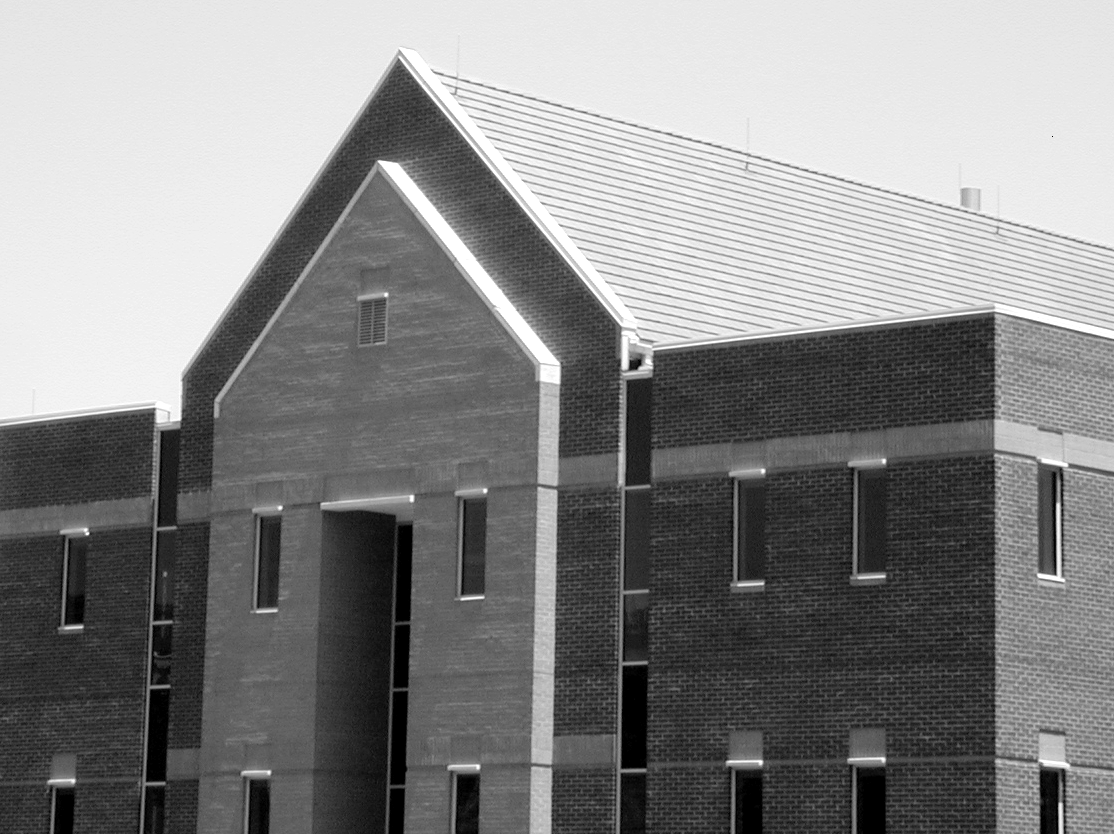
#> input picture boob/house.png, 1114 x 834 px
$ jupyter execute 8thDCT.ipynb
#> lines starting #> are read from the running program, lines starting #| are printed output that depends on the picture
[cell 1]
#Yes, this code is a manual implementation of JPEG-like image compression and decompression using DCT on 8*8  image
import numpy as np

I = np.array([154, 123, 123, 123, 123, 123, 123, 136, 192, 180, 136, 154, 154, 154, 136, 110, 254, 198, 154, 154, 180, 154, 123, 123, 239, 180, 136, 180, 180, 166, 123, 123, 180, 154, 136, 167, 166, 149, 136, 136, 128, 136, 123, 136, 154, 180, 198, 154, 123, 105, 110, 149, 136, 136, 180, 166, 110, 136, 123, 123, 123, 136, 154, 136])

#JPEG compression shifts the pixel values from [0, 255] to [-128, 127] for better DCT performance.
M = I - 128
T = np.zeros((8, 8))

for i in range(8):
    for j in range(8):
        if i == 0:
            T[i, j] = np.sqrt(1/8)
        else:
            T[i, j] = np.sqrt(2/8) * np.cos(((2*j)+1)*i*np.pi/16)

D = np.dot(np.dot(T, M.reshape((8, 8))), T.T)
#Applies 2D DCT: D = T × M × Tᵀ
#cinvert spatial domain M to frequency domain F
#ha standard matrix ahe q
Q = np.array([16, 11, 10, 16, 24, 40, 51, 61, 12, 12, 14, 19, 26, 58, 60, 55, 14, 13, 16, 24, 40, 57, 69, 56, 14, 17, 22, 29, 51, 87, 80, 62, 18, 22, 37, 56, 68, 109, 103, 77, 24, 35, 55, 64, 81, 104, 113, 92, 49, 64, 78, 87, 103, 121, 120, 101, 72, 92, 95, 98, 112, 100, 103, 99])
#JPEG uses a quantization matrix to reduce precision of DCT coefficients.
#The Q matrix is an 8×8 standard JPEG quantization matrix for luminance (brightness). It is used during the compression stage of JPEG encoding to reduce less important frequency components—especially higher-frequency ones which the human eye is less sensitive to.
Q = Q.reshape((8, 8))
C = np.round(D/Q)
#the Q matrix is used to divide each DCT coefficient this above step is used to reduces the precision of higher-frequency components
R = Q*C
#Approximates original DCT coefficients by multiplying back with Q.
N = np.round(np.dot(np.dot(T.T, R), T) + 128)
#Applies Inverse DCT: Tᵀ × R × T + 128
#convert again frequency domain to spatial domain

print("M",M)
print("\n")

print("Q",Q)
print("\n")

print("D",D)
print("\n")

print("C",C)
print("\n")

print("R",R)
print("\n")

print("I: ", I)
print("\n")

print("N: ", N)


#--------------------------------------------------------------------------------------------

[cell 2]
import cv2                      # OpenCV for image reading and DCT
import numpy as np              # NumPy for array operations
import matplotlib.pyplot as plt # Matplotlib for image visualization

# Load the image in grayscale mode
img = cv2.imread("house.png", cv2.IMREAD_GRAYSCALE)
#> img is the input picture: shape (834, 1114); min 0, max 255, mean 133.3

# Check if the image was loaded successfully
if img is None:
    print("Error: Could not load image.")
else:
    # Get original image dimensions
    x, y = img.shape
#> x = 834; y = 1114

    # Calculate required padding so dimensions become a multiple of 8
    pad_x = (8 - x % 8) % 8
#> pad_x = 6
    pad_y = (8 - y % 8) % 8
#> pad_y = 6

    # Pad the image with zeros if needed
    padded_img = np.pad(img, ((0, pad_x), (0, pad_y)), mode='constant', constant_values=0)
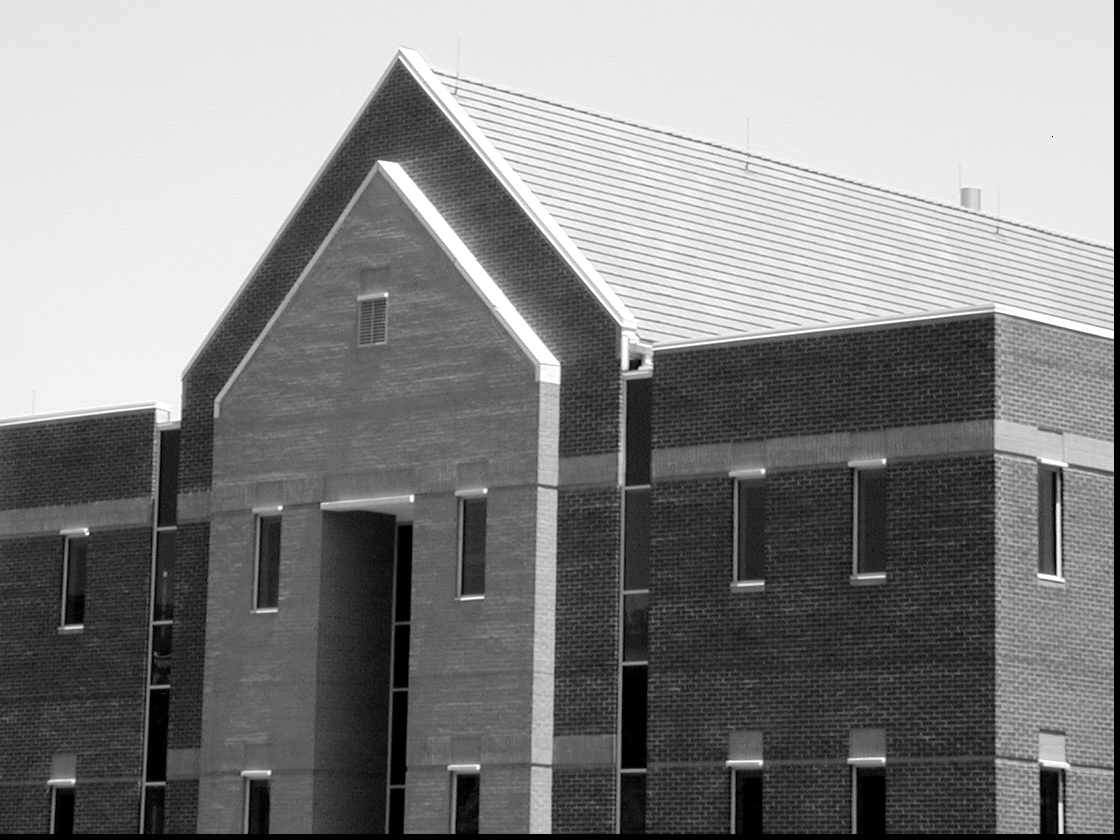
#> padded_img: shape (840, 1120); min 0, max 255, mean 131.6

    # Convert image to float32 for DCT computation and center pixel values around zero
    padded_img = padded_img.astype(np.float32)

    # Update dimensions after padding
    x, y = padded_img.shape
#> x = 840; y = 1120

    # Initialize empty array to store DCT-transformed values
    dct_transformed = np.zeros_like(padded_img)

    # Set block size (8x8) as per JPEG standard
    block_size = 8

    # Loop over the image in 8x8 blocks and apply DCT
    for i in range(0, x, block_size):
        for j in range(0, y, block_size):
            # Extract 8x8 block
            block = padded_img[i:i+block_size, j:j+block_size]

            # Apply DCT after centering values by subtracting 128
            dct_block = cv2.dct(block - 128)

            # Store the DCT block back in the output image
            dct_transformed[i:i+block_size, j:j+block_size] = dct_block
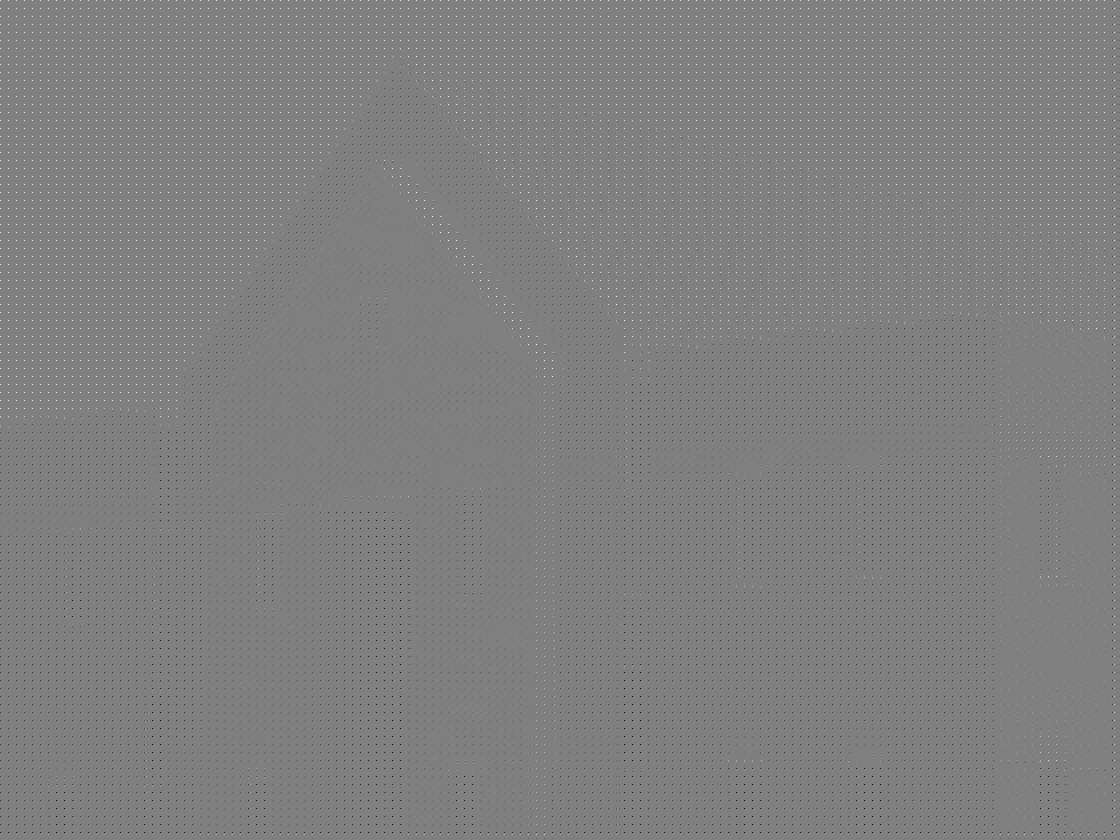
#> dct_transformed: shape (840, 1120) float32; min -1024, max 1016, mean 0.6; drawn with min black and max white

    # Define the standard JPEG quantization matrix for luminance
    Q = np.array([
        [16,11,10,16,24,40,51,61],
        [12,12,14,19,26,58,60,55],
        [14,13,16,24,40,57,69,56],
        [14,17,22,29,51,87,80,62],
        [18,22,37,56,68,109,103,77],
        [24,35,55,64,81,104,113,92],
        [49,64,78,87,103,121,120,101],
        [72,92,95,98,112,100,103,99]
    ], dtype=np.float32)

    # Initialize array to store quantized DCT coefficients
    quantized_dct = np.zeros_like(dct_transformed)

    # Loop again over 8x8 blocks to perform quantization
    for i in range(0, x, block_size):
        for j in range(0, y, block_size):
            # Extract 8x8 DCT block
            block = dct_transformed[i:i+block_size, j:j+block_size]

            # Quantize by dividing with Q and rounding
            quantized_block = np.round(block / Q)

            # Store quantized block
            quantized_dct[i:i+block_size, j:j+block_size] = quantized_block

    # Plot original image
    plt.figure(figsize=(15, 5))

    plt.subplot(1, 3, 1)
    plt.imshow(img, cmap='gray')
    plt.title("Original Image")
    plt.axis('off')

    # Plot DCT-transformed image (log-scaled for better visibility)
    plt.subplot(1, 3, 2)
    plt.imshow(np.log(np.abs(dct_transformed) + 1), cmap='gray')
    plt.title("DCT Transformed")
    plt.axis('off')

    # Plot Quantized DCT image (also log-scaled)
    plt.subplot(1, 3, 3)
    plt.imshow(np.log(np.abs(quantized_dct) + 1), cmap='gray')
    plt.title("Quantized DCT")
    plt.axis('off')

    plt.tight_layout()
    plt.show()
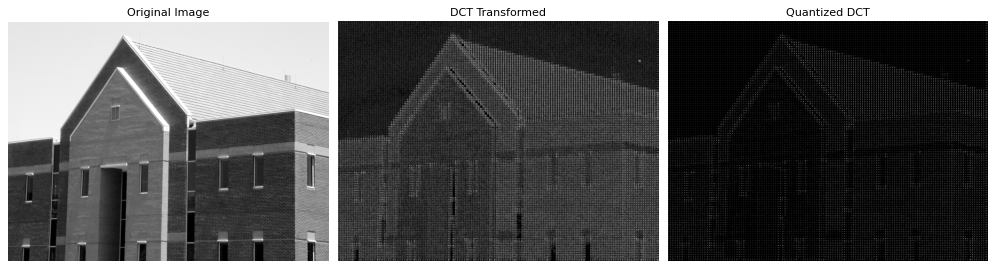
#> figure drawn by matplotlib, 3 panels

#--------------------------------------------------------------------------------------------

[cell 3]
# Initialize array to store dequantized DCT coefficients
dequantized_dct = np.zeros((x, y), dtype=np.float32)

# Loop through image in 8x8 blocks to perform dequantization
for i in range(0, x, block_size):
    for j in range(0, y, block_size):
        # Multiply each quantized coefficient with the quantization matrix Q
        dequantized_dct[i:i+block_size, j:j+block_size] = (
            quantized_dct[i:i+block_size, j:j+block_size] * Q
        )

# Initialize an array to store the reconstructed image after inverse DCT
reconstructed_image = np.zeros((x, y), dtype=np.float32)

# Apply Inverse DCT block by block
for i in range(0, x, block_size):
    for j in range(0, y, block_size):
        # Perform IDCT and re-add the 128 offset that was subtracted earlier
        block = dequantized_dct[i:i+block_size, j:j+block_size]
        reconstructed_block = cv2.idct(block) + 128
        reconstructed_image[i:i+block_size, j:j+block_size] = reconstructed_block
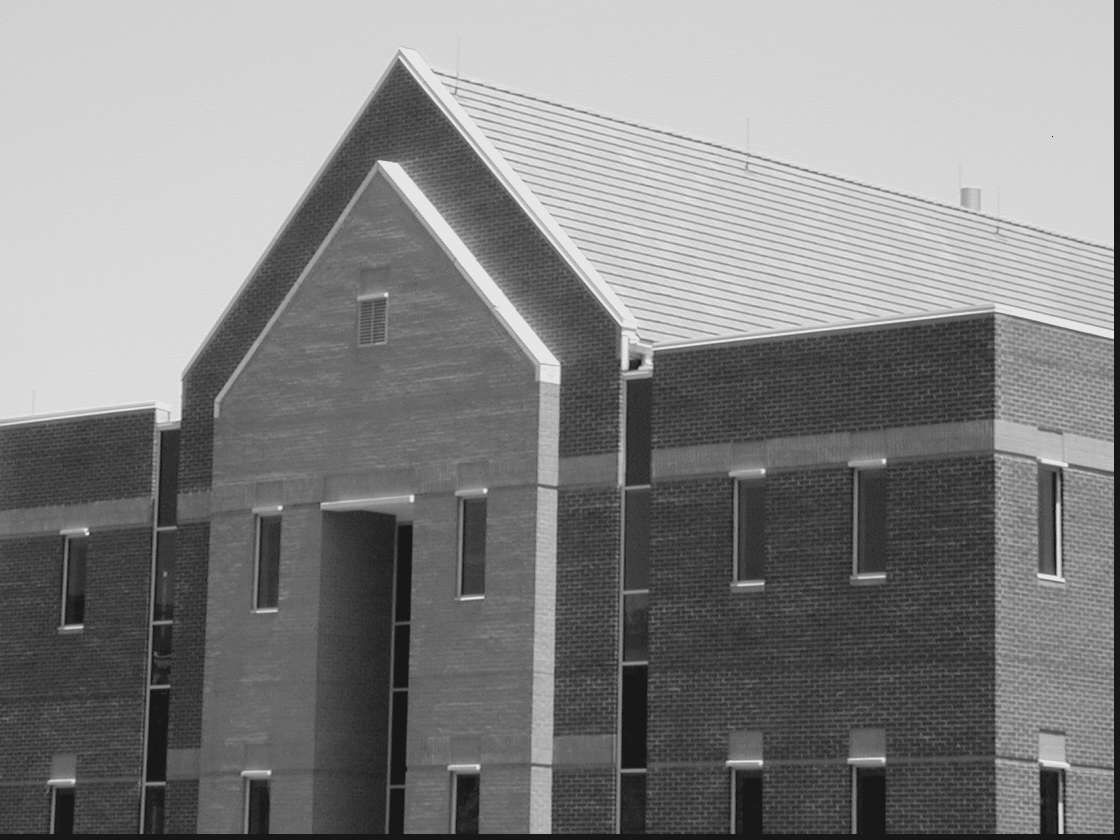
#> reconstructed_image: shape (840, 1120) float32; min -29.69, max 285.5, mean 131.6; drawn with min black and max white

# Clip values to valid pixel range [0, 255] and convert to uint8
reconstructed_image = np.clip(reconstructed_image, 0, 255).astype(np.uint8)

# Plotting the original, quantized DCT, and reconstructed images
import matplotlib.pyplot as plt

plt.figure(figsize=(15, 5))

plt.subplot(1, 3, 1)
plt.imshow(img, cmap="gray")
plt.title("Original Image")
plt.axis('off')

plt.subplot(1, 3, 2)
plt.imshow(np.log(np.abs(quantized_dct) + 1), cmap="gray")
plt.title("Quantized DCT (Log Scaled)")
plt.axis('off')

plt.subplot(1, 3, 3)
plt.imshow(reconstructed_image, cmap="gray")
plt.title("Reconstructed Image (IDCT)")
plt.axis('off')

plt.tight_layout()
plt.show()
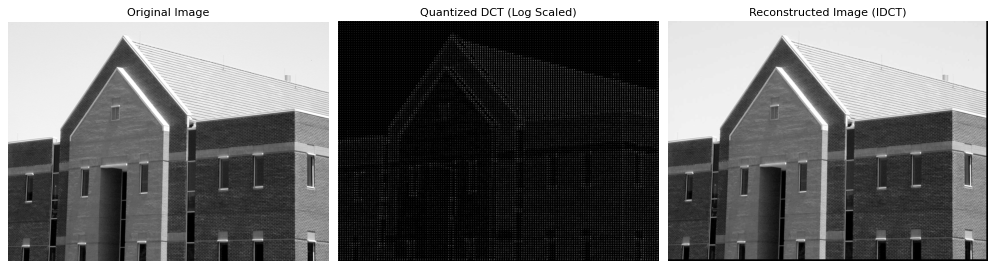
#> figure drawn by matplotlib, 3 panels
#----------------------------------------------------------------------------------------------------------------

$ run again, with boob/finger.png copied over boob/house.png
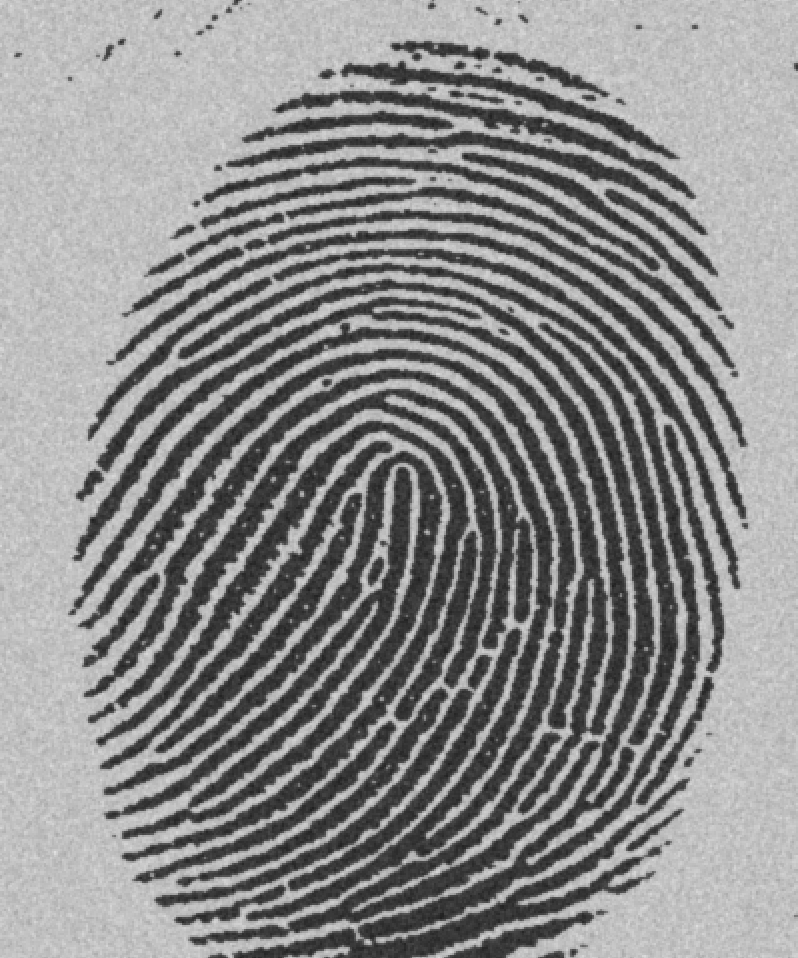
#> input picture boob/finger.png, 798 x 958 px
#> img is the input picture: shape (958, 798); min 29, max 224, mean 140
#> after the loop `for i in range(0, x, block_size):`:
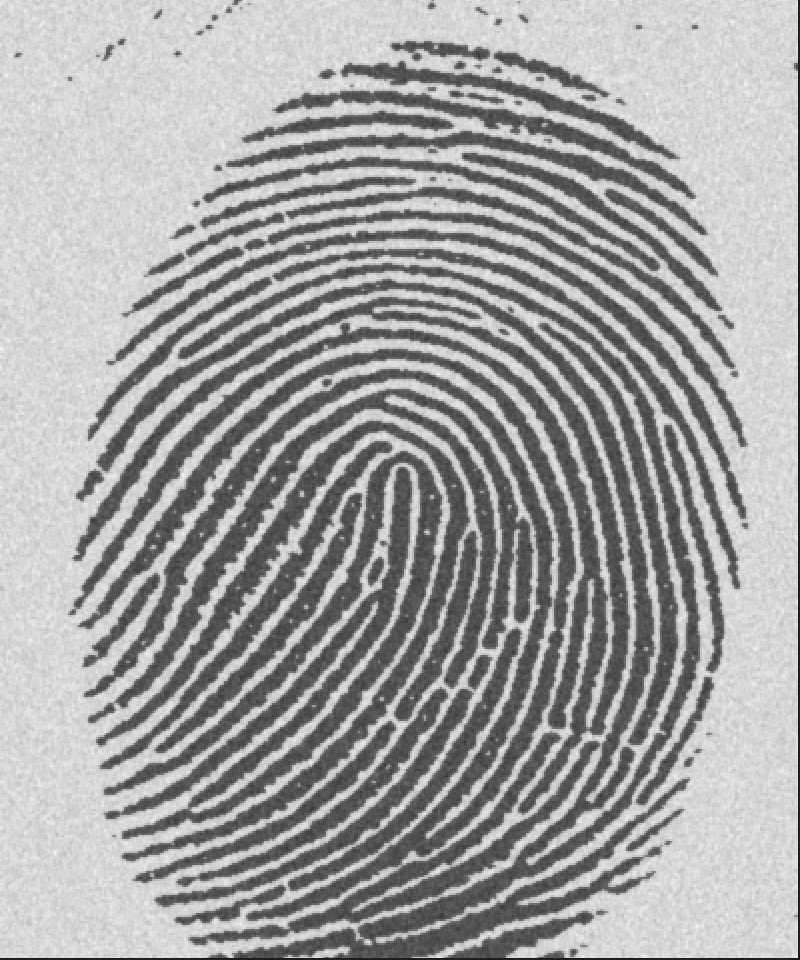
#> reconstructed_image: shape (960, 800) float32; min -30.78, max 234.8, mean 139.3; drawn with min black and max white
#> `plt.show()`:
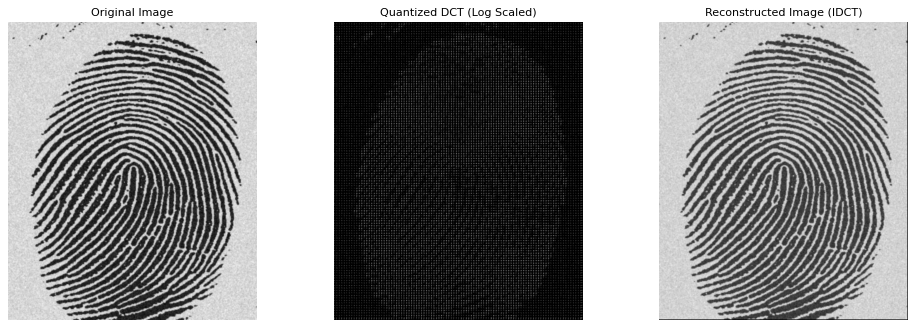
#> figure drawn by matplotlib, 3 panels

$ run again, with boob/image2.png copied over boob/house.png
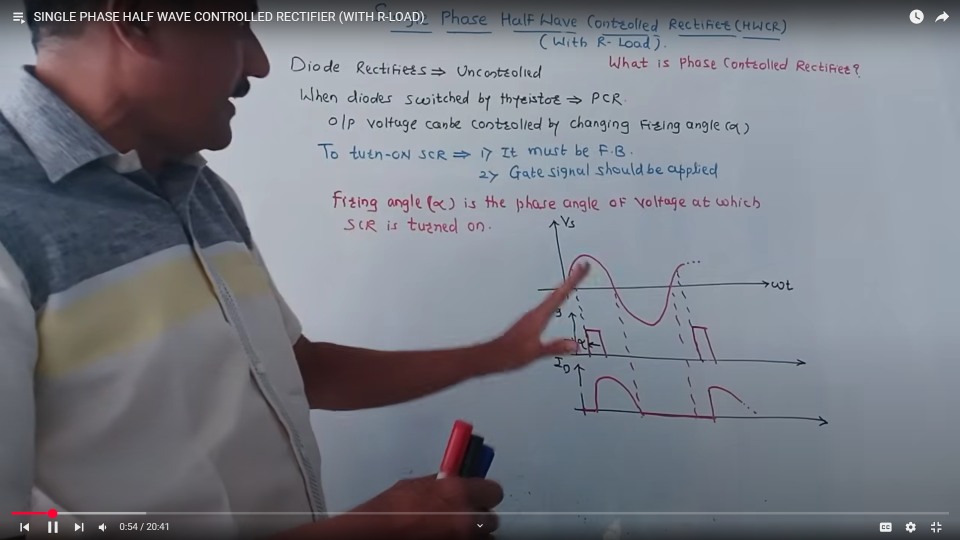
#> input picture boob/image2.png, 1920 x 1080 px (shown at 1/2 size)
#> after the loop `for i in range(0, x, block_size):`:
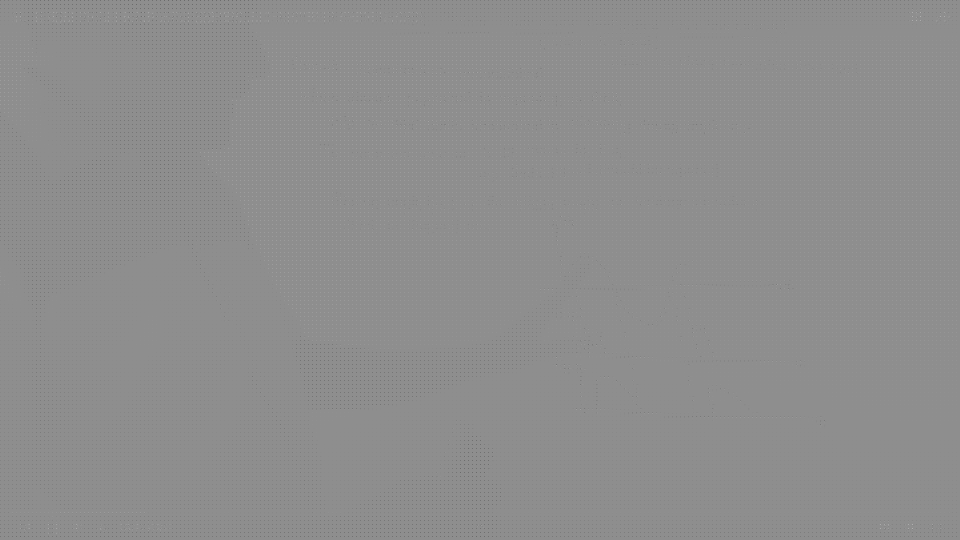
#> dct_transformed: shape (1080, 1920) float32 (shown at 1/2 size); min -1024, max 809.8, mean -0.8; drawn with min black and max white
#> `plt.show()`:
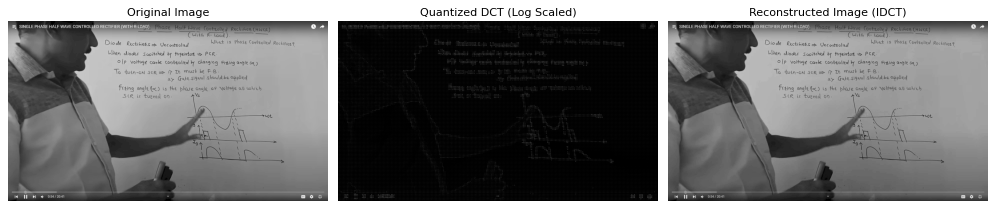
#> figure drawn by matplotlib, 3 panels
